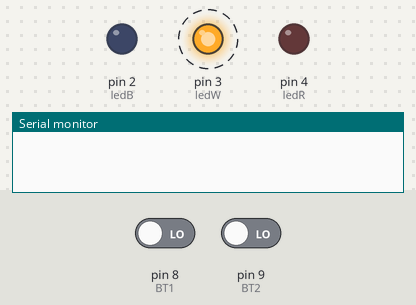
Recording of a sketch running on a simulated Arduino Uno, built with avr-gcc and run on an emulated ATmega328P. On the bench: output pins drawn as LEDs (lit = HIGH), the last lines printed to the serial monitor. Dashed ring = blinking. The test bench sets the inputs (shaded band); at power-on: pin 8 (BT1) LOW, pin 9 (BT2) LOW.

Above: at 1.5 s.
1.6 s: pin 8 (BT1) driven HIGH
At 2.22 s:
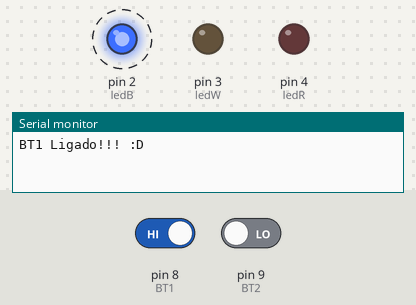
5.0 s: pin 9 (BT2) driven HIGH
At 5.67 s:
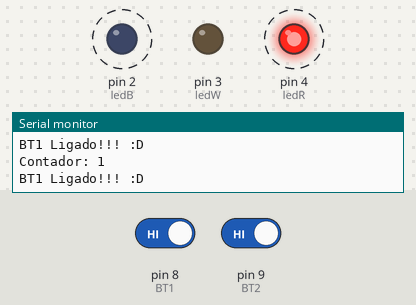
8.4 s: pin 8 (BT1) driven LOW
At 8.92 s:
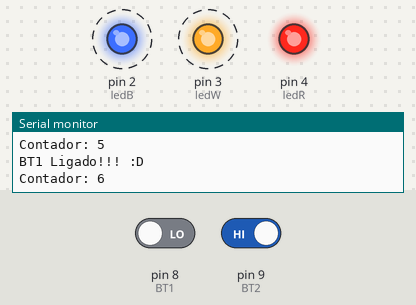
11.8 s: pin 9 (BT2) driven LOW
At 12.62 s:
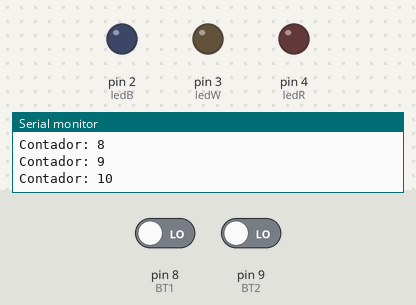
Timing chart, 0 to 16.2 s (numbered marks = the images above; inputs shaded):
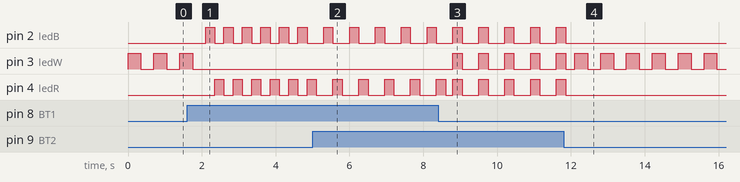

Measured:
- after the input at 1.6 s, pin 2 (ledB): alternates HIGH for 0.25 s and LOW for 0.25 s, starting after 0.50 s; pin 3 (ledW): goes on until 1.8 s, then stays LOW; pin 4 (ledR): alternates HIGH for 0.25 s and LOW for 0.25 s, starting after 0.75 s
- after the input at 5.0 s, pin 2 (ledB): alternates HIGH for 0.25 s and LOW for 0.45 s, starting after 0.30 s; pin 4 (ledR): alternates HIGH for 0.25 s and LOW for 0.45 s, starting after 0.55 s
- after the input at 8.4 s, pin 3 (ledW): alternates HIGH for 0.25 s and LOW for 0.45 s, starting after 0.40 s
- after the input at 11.8 s, pin 2 (ledB), pin 4 (ledR): goes on until 11.9 s, then stays LOW
- by itself, pin 3 (ledW): alternates HIGH for 0.35 s and LOW for 0.35 s

The sketch:

aula02_input.ino
```cpp
// Atribuir nomes aos pinos

// Botões
#define BT1 8
#define BT2 9

// LEDs
#define ledB 2
#define ledW 3
#define ledR 4

// bool statusBT1;
int contador; // variável do tipo inteiro ---> 2^16 = 65.536 (64k)

void setup() {
  // Habilitar porta serial - comunicação do chip com a IDE
  // Baud Rate (9600 bits/s) padrão UNO
  Serial.begin(9600);
  // Configurar o sentido dos pinos de Input/Output
 pinMode(BT1, INPUT);
 pinMode(BT2, INPUT);
 pinMode(ledB, OUTPUT);
 pinMode(ledW, OUTPUT);
 pinMode(ledR, OUTPUT);

}

void loop() {
  // if(digitalRead(BT1) == HIGH) piscaRB(); - quando o if tem só uma instrução, as chaves são opcionais

  bool statusBT2 = digitalRead(BT2);

  if(statusBT2 == HIGH){
    contador++;
    Serial.print("Contador: ");
    Serial.println(contador);
    delay(200);
  }

  bool statusBT1 = digitalRead(BT1);

  // if(digitalRead(BT1) == HIGH){
  if(statusBT1 == HIGH){ // se o botão foi pressionado
    Serial.println("BT1 Ligado!!! :D");
    piscaRB();
  }
  else if(digitalRead(BT2) == HIGH){
    piscaRBW();
  }
  else{
    piscaW();
  }

}

void piscaRB(){
  digitalWrite(ledB, HIGH);
  digitalWrite(ledR, LOW);
  delay(250);
  digitalWrite(ledR, HIGH);
  digitalWrite(ledB, LOW);
  delay(250);
  digitalWrite(ledR, LOW); // apagando porque, pelo loop, o led vermelho ficaria aceso junto do led branco
}

void piscaW(){
  digitalWrite(ledW, HIGH);
  delay(350);
  digitalWrite(ledW, LOW);
  delay(350);
}

void piscaRBW(){
  digitalWrite(ledB, HIGH);
  digitalWrite(ledW, HIGH);
  digitalWrite(ledR, HIGH);
  delay(250);
  digitalWrite(ledB, LOW);
  digitalWrite(ledW, LOW);
  digitalWrite(ledR, LOW);
  delay(250);
}
```
